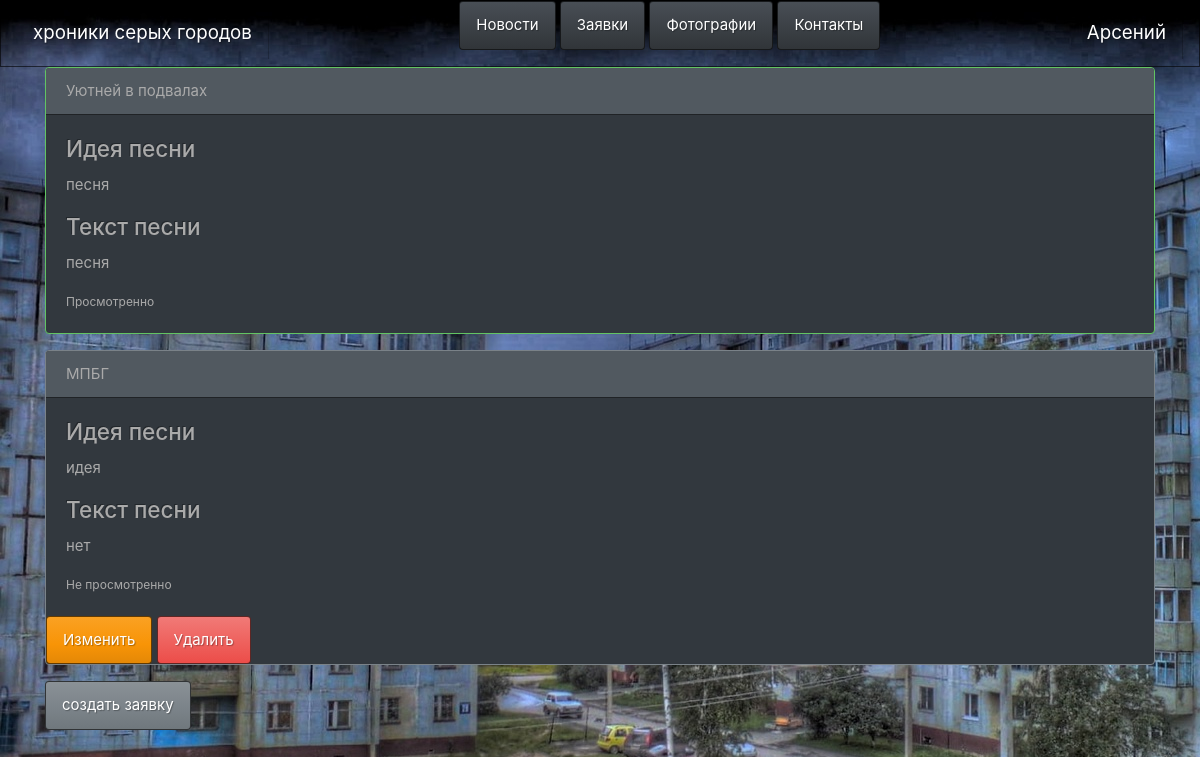
The app's page /applications (signed in) with its own data.
### data/users.py (models this page shows, shortened)
class User(SqlAlchemyBase, UserMixin, SerializerMixin):
    __tablename__ = 'users'
    id = sqlalchemy.Column(sqlalchemy.Integer,
                           primary_key=True, autoincrement=True)
    name = sqlalchemy.Column(sqlalchemy.String, nullable=True)
    about = sqlalchemy.Column(sqlalchemy.String, nullable=True)
    email = sqlalchemy.Column(sqlalchemy.String,
                              index=True, unique=True, nullable=True)
    hashed_password = sqlalchemy.Column(sqlalchemy.String, nullable=True)
    created_date = sqlalchemy.Column(sqlalchemy.DateTime,
                                     default=datetime.datetime.now)
    applic = orm.relation("Application", back_populates='user')

### data/application.py (models this page shows)
class Application(SqlAlchemyBase, UserMixin, SerializerMixin):
    __tablename__ = 'application'
    id = sqlalchemy.Column(sqlalchemy.Integer,
                           primary_key=True, autoincrement=True)
    title = sqlalchemy.Column(sqlalchemy.String, nullable=True)
    content = sqlalchemy.Column(sqlalchemy.String, nullable=True)
    created_date = sqlalchemy.Column(sqlalchemy.DateTime,
                                     default=datetime.datetime.now)
    user_id = sqlalchemy.Column(sqlalchemy.Integer,
                                sqlalchemy.ForeignKey("users.id"))
    user = orm.relation('User')
    viewed = sqlalchemy.Column(sqlalchemy.Boolean, default=False)
    text = sqlalchemy.Column(sqlalchemy.String, nullable=True)
    feedback = sqlalchemy.Column(sqlalchemy.String, nullable=False)

### main.py (the view)
@app.route('/applications')
def applications():
    db_sess = db_session.create_session()
    if current_user.is_authenticated:
        applic = db_sess.query(Application).filter(
            (Application.user == current_user))
    else:
        applic = False
    return render_template("applic.html", applic=applic)

### data/db_session.py (called while the page is built)
def create_session() -> Session:
    global __factory
    return __factory()

### main.py (called while the page is built)
@login_manager.user_loader
def load_user(user_id):
    db_sess = db_session.create_session()
    return db_sess.query(User).get(user_id)

### templates/applic.html
{% extends "base.html" %}
{% block content %}
{% if current_user.is_authenticated %}
{% for item in applic%}
{% if current_user.is_authenticated and current_user == item.user and item.viewed == True %}
<div class="card border-success mb-3" style="max-width: 100rem;">
  <div class="card-header">{{item.title}}</div>
  <div class="card-body">
    <h4 class="card-title">Идея песни</h4>
    <p class="card-text">{{item.content}}</p>
    <h4 class="card-title">Текст песни</h4>
    <p class="card-text">{{item.text}}</p>
      <p class="card-text"><small>Просмотренно</small></p>
  </div>
</div>
{% elif current_user.is_authenticated and current_user == item.user and item.viewed != True %}
<div class="card border-secondary mb-3" style="max-width: 100rem;">
  <div class="card-header">{{item.title}}</div>
  <div class="card-body">
    <h4 class="card-title">Идея песни</h4>
    <p class="card-text">{{item.content}}</p>
    <h4 class="card-title">Текст песни</h4>
    <p class="card-text">{{item.text}}</p>
      <p class="card-text"><small>Не просмотренно</small></p>
  </div>
  <div>
        <a href="/change_applications/{{ item.id }}" class="btn btn-warning">
            Изменить
        </a>
        <a href="/delete_applications/{{ item.id }}" class="btn btn-danger">
            Удалить
        </a>
    </div>
</div>
{% endif %}
{% endfor %}
<div>
    <a href="/add_applications" class="btn btn-secondary">создать заявку</a>
</div>
{% else %}
<div class="jumbotron">
    <h2>Вы еще не зашли в аккаунт</h2>
</div>
{% endif %}
{% endblock %}

### templates/base.html (shortened to what this page needs)
<!doctype html>
<html lang="en">
<head>
    <link rel="stylesheet" href="{{ url_for( 'static', filename='bootstrap.css')}}">
</head>
<body background="{{ url_for('static', filename='s.jpg') }}">
<header>
    <nav class="navbar navbar-default">
        <a class="navbar-brand" href="/">хроники серых городов</a>
        <p>
            <a class="btn btn-primary " href="/home">Новости</a>
            <a class="btn btn-primary " href="/applications">Заявки</a>
            <a class="btn btn-primary " href="/photo">Фотографии</a>
            <a class="btn btn-primary " href="/contact">Контакты</a>
        </p>
    {% if current_user.is_authenticated %}
    <a class="navbar-brand" href="/logout">{{ current_user.name }}</a>
    {% else %}
    <p>
        <a class="btn btn-primary " href="/register">Зарегистрироваться</a>
        <a class="btn btn-success" href="/login">Войти</a>
    </p>
{% endif %}
    </nav>
</header>
<main role="main" class="container">
    {% block content %}{% endblock %}
</main>
</body>
</html>

### records on screen
User: name "Арсений"
Application: title "Уютней в подвалах", content "песня", text "песня"
Application: title "МПБГ", content "идея", text "нет"
